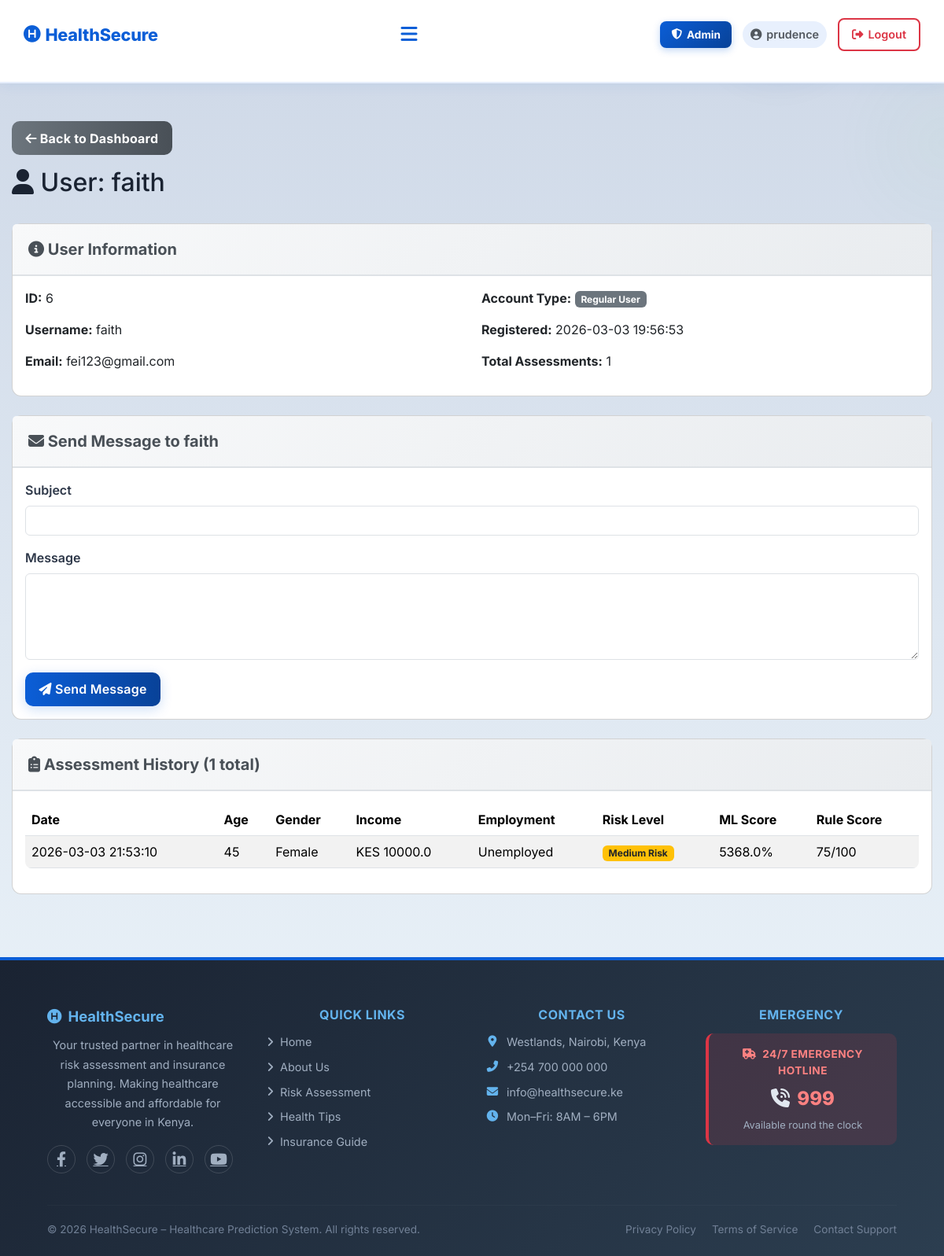
Page /admin/user/6 (signed in) on the earlier database version.
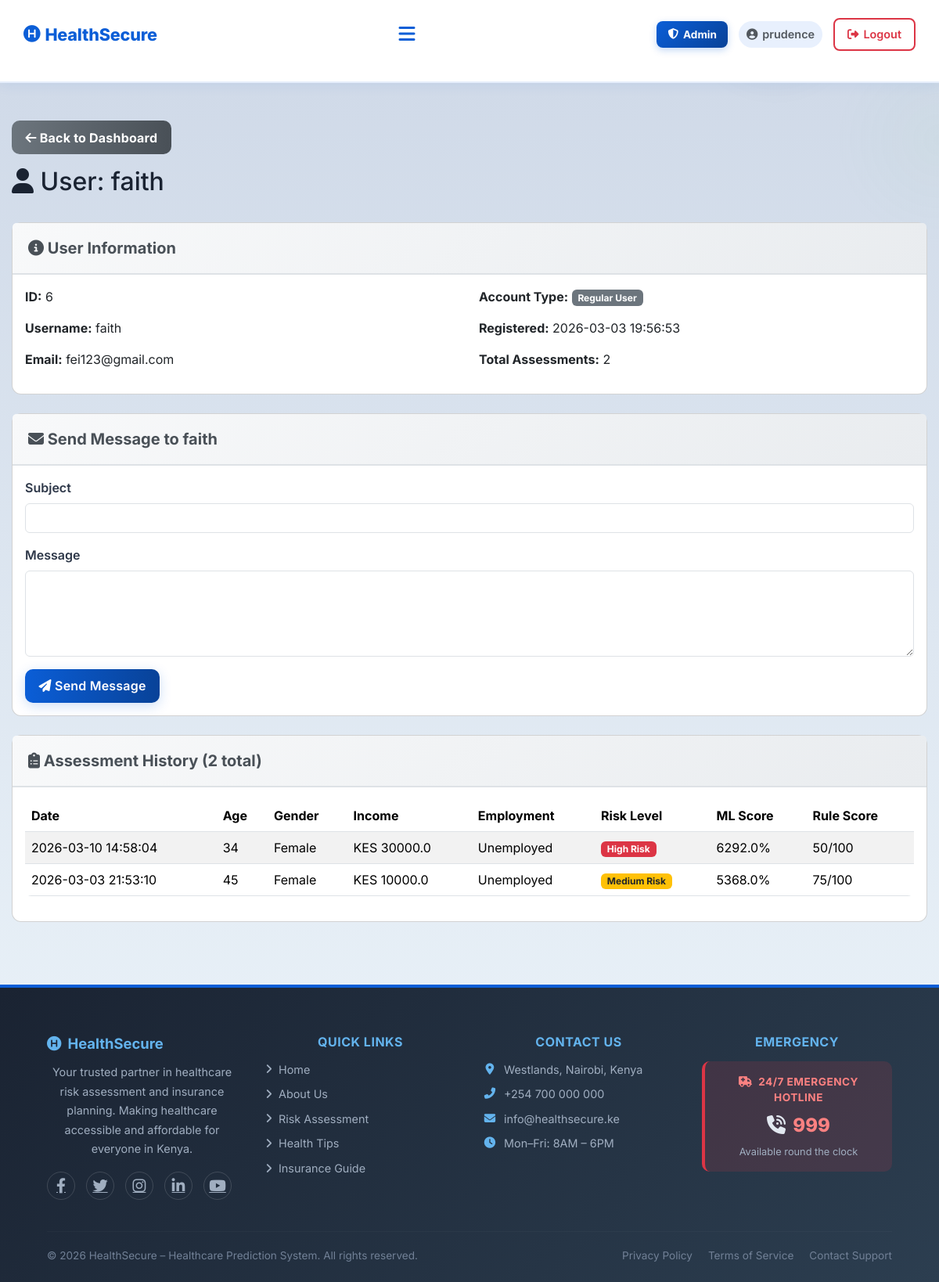
Same page on the later database version.
### tables this page shows
CREATE TABLE assessments (
            id INTEGER PRIMARY KEY AUTOINCREMENT,
            user_id INTEGER NOT NULL,
            age INTEGER,
            gender TEXT,
            marital_status TEXT,
            employment_status TEXT,
            income REAL,
            children INTEGER,
            education_level TEXT,
            residence_type TEXT,
            chronic_illness TEXT,
            family_size INTEGER,
            healthcare_knowledge TEXT,
            hospital_visit_gap REAL,
            routine_checkups INTEGER,
            cancer_screening INTEGER,
            dental_checkup INTEGER,
            mental_health_support INTEGER,
            risk_level TEXT,
            probability REAL,
            created_at TIMESTAMP DEFAULT CURRENT_TIMESTAMP, rule_based_score INTEGER DEFAULT 0, rule_based_category TEXT DEFAULT "Unknown",
            FOREIGN KEY (user_id) REFERENCES users (id)
        );

### app.py (the view)
@app.route('/admin/user/<int:user_id>')
@admin_required
def admin_view_user(user_id):
    conn = get_db_connection()
    user = conn.execute('SELECT * FROM users WHERE id = ?', (user_id,)).fetchone()
    if not user:
        flash('User not found!', 'danger')
        return redirect(url_for('admin_dashboard'))
    assessments = conn.execute('''
        SELECT * FROM assessments
        WHERE user_id = ?
        ORDER BY created_at DESC
    ''', (user_id,)).fetchall()
    conn.close()
    return render_template('admin_user_view.html',
                          username=session.get('username'),
                          user=user,
                          assessments=assessments)

### app.py (called while the page is built)
def get_db_connection():
    conn = sqlite3.connect(DATABASE)
    conn.row_factory = sqlite3.Row
    return conn

def is_admin():
    return bool(session.get('logged_in')) and session.get('is_admin', 0) == 1

def admin_required(f):
    from functools import wraps
    @wraps(f)
    def decorated_function(*args, **kwargs):
        if not session.get('logged_in'):
            flash('Please log in to access this page.', 'warning')
            return redirect(url_for('login'))
        if not is_admin():
            flash('Access denied. Admin privileges required.', 'danger')
            return redirect(url_for('index'))
        return f(*args, **kwargs)
    return decorated_function

### templates/admin_user_view.html (shortened to what the changed rows need)
{% extends 'base.html' %}
{% block extra_css %}
<link rel="stylesheet" href="{{ url_for('static', filename='css/admin.css') }}">
{% endblock %}
{% block content %}
<div class="container mt-5">
    <div class="row mb-4">
        <div class="col-12">
            <h2><i class="fas fa-user"></i> User: {{ user.username }}</h2>
        </div>
    </div>
    <div class="card mb-4">
        <div class="card-body">
            <div class="row">
                <div class="col-md-6">
                    <p><strong>Account Type:</strong>
                        {% if user.is_admin == 1 %}
                        <span class="badge bg-danger">Administrator</span>
                        {% else %}
                        <span class="badge bg-secondary">Regular User</span>
                        {% endif %}
                    </p>
                    <p><strong>Registered:</strong> {{ user.created_at }}</p>
                    <p><strong>Total Assessments:</strong> {{ assessments|length }}</p>
                </div>
            </div>
        </div>
    </div>
    <div class="card">
        <div class="card-header">
            <h5><i class="fas fa-clipboard-list"></i> Assessment History ({{ assessments|length }} total)</h5>
        </div>
        <div class="card-body">
            {% if assessments %}
            <div class="table-responsive">
                <table class="table table-striped table-hover">
                    <thead>
                        <tr>
                            <th>Date</th>
                            <th>Age</th>
                            <th>Gender</th>
                            <th>Income</th>
                            <th>Employment</th>
                            <th>Risk Level</th>
                            <th>ML Score</th>
                            <th>Rule Score</th>
                        </tr>
                    </thead>
                    <tbody>
                        {% for assessment in assessments %}
                        <tr>
                            <td>{{ assessment.created_at }}</td>
                            <td>{{ assessment.age }}</td>
                            <td>{{ assessment.gender }}</td>
                            <td>KES {{ assessment.income|round(0) }}</td>
                            <td>{{ assessment.employment_status }}</td>
                            <td>
                                {% if assessment.risk_level == 'High Risk' %}
                                <span class="badge bg-danger">{{ assessment.risk_level }}</span>
                                {% elif assessment.risk_level == 'Medium Risk' %}
                                <span class="badge bg-warning text-dark">{{ assessment.risk_level }}</span>
                                {% else %}
                                <span class="badge bg-success">{{ assessment.risk_level }}</span>
                                {% endif %}
                            </td>
                            <td>{{ (assessment.probability * 100)|round(1) }}%</td>
                            <td>{{ assessment.rule_based_score }}/100</td>
                        </tr>
                        {% endfor %}
                    </tbody>
                </table>
            </div>
            {% else %}
            <p class="text-muted">No assessments yet for this user.</p>
            {% endif %}
        </div>
    </div>
</div>
{% endblock %}

Differences in the rows shown:
added assessments: created_at "2026-03-10 14:58:04", age "34", gender "Female", income "30000.0", employment_status "Unemployed", risk_level "High Risk", (assessment.probability*100)|round(1) "6292.0", rule_based_score "50"
Other differences:
{{ assessments|length }}: "1" → "2"
